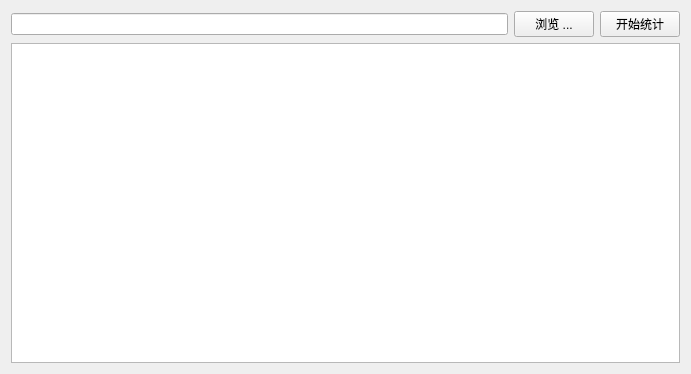
<?xml version="1.0" encoding="UTF-8"?>
<ui version="4.0">
 <class>Widget</class>
 <widget class="QWidget" name="Widget">
  <property name="geometry">
   <rect>
    <x>0</x>
    <y>0</y>
    <width>691</width>
    <height>374</height>
   </rect>
  </property>
  <property name="windowTitle">
   <string>Widget</string>
  </property>
  <property name="styleSheet">
   <string notr="true">font: 16pt &quot;微软雅黑&quot;;</string>
  </property>
  <layout class="QVBoxLayout" name="verticalLayout">
   <item>
    <layout class="QHBoxLayout" name="horizontalLayout">
     <item>
      <widget class="QLineEdit" name="lineEdit"/>
     </item>
     <item>
      <widget class="QPushButton" name="btnBrowser">
       <property name="text">
        <string>浏览 ...</string>
       </property>
      </widget>
     </item>
     <item>
      <widget class="QPushButton" name="btnCalc">
       <property name="text">
        <string>开始统计</string>
       </property>
      </widget>
     </item>
    </layout>
   </item>
   <item>
    <widget class="QTextEdit" name="textEdit"/>
   </item>
  </layout>
 </widget>
 <resources/>
 <connections/>
</ui>
